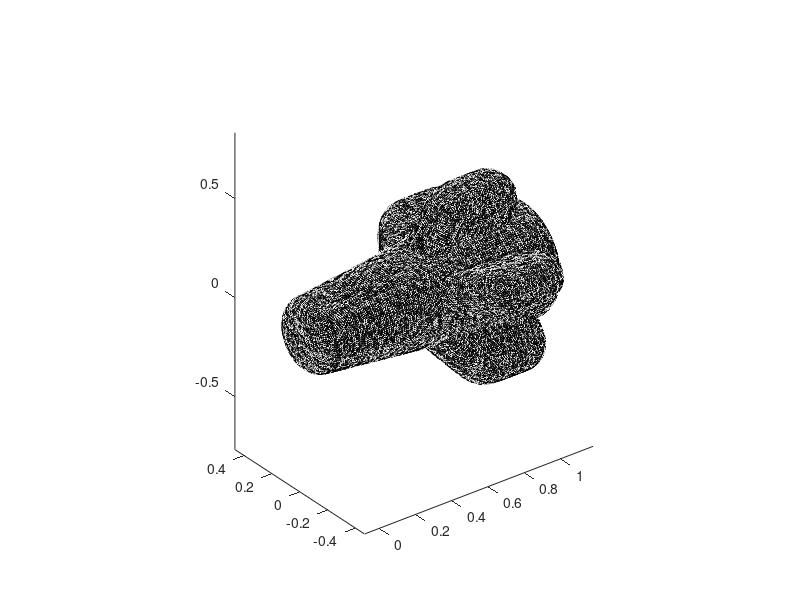

The MATLAB script that drew this image: (Note: this script raises an error after producing the figure.)
clc; clear; close all

e = [4011       15136];
x = [1.0400000000000000        1.4999999999999999E-002  0.23953079134006935];

tri = importdata('tri.dat');
xyz = importdata('xyz.dat');

figure('units','normalized','position',[.15 .15 .7 .7]);
hold on

trisurf(tri, xyz(:,1), xyz(:,2), xyz(:,3), ...
    'facecolor', 'w', 'specularstrength', 0, 'edgecolor', 'k');

plot3(xyz(e,1), xyz(e,2), xyz(e,3), 'r.-');
plot3(x(1), x(2), x(3), 'go');


axis image vis3d
view(3)
camproj('persp');
if 1
    [azl,ell] = deal( 120, 60 );
    [xl,yl,zl] = sph2cart( pi()*azl/180, pi()*ell/180, 10 );
    light( 'style', 'infinite', 'position', [xl,yl,zl] );
    light( 'style', 'infinite', 'position', [-xl,-yl,-0.5*zl], 'color', 0.7*[1,1,1] );
end


%%
tri = importdata('tri_ec.dat');
xyz = importdata('xyz_ec.dat');
v2h = importdata('mv2h_ec.dat');
twin = importdata('mtwin_ec.dat');

% j = min(e);
% l = find(sum(tri == j,2));
% 
% for i = 1:length(l)
%     
%     x = xyz(tri(l(i),:),:);
%     aabb = [min(x,[],1), max(x,[],1)];
%     aabb = aabb([1,4,2,5,3,6]);
%     rng = aabb(2:2:6) - aabb(1:2:5);
%     rng = max(rng, 0.1*max(rng));
%     aabb(1:2:5) = aabb(1:2:5) - rng;
%     aabb(2:2:6) = aabb(2:2:6) + rng;
% 
%     figure('units','normalized','position',[.15 .15 .7 .7]);
%     hold on
%     
%     trisurf(tri, xyz(:,1), xyz(:,2), xyz(:,3), ...
%         'facecolor', 'w', 'specularstrength', 0, 'edgecolor', 'k');
%     
%     patch(x(:,1), x(:,2), x(:,3), 'y');
%     plot3(xyz(j,1), xyz(j,2), xyz(j,3), 'k*');
%     
%     
%     % axis image vis3d
%     axis(aabb);
%     daspect([1,1,1]);
%     axis vis3d
%     view(70,40)
%     camproj('persp');
%     if 1
%         [azl,ell] = deal( 120, 60 );
%         [xl,yl,zl] = sph2cart( pi()*azl/180, pi()*ell/180, 10 );
%         light( 'style', 'infinite', 'position', [xl,yl,zl] );
%         light( 'style', 'infinite', 'position', [-xl,-yl,-0.5*zl], 'color', 0.7*[1,1,1] );
%     end
%     
% end
% 
% 
% return
%%

j = min(e);
% kf = find(sum(tri == j,2))';
% kv = tri(kf,:);
% kv = setdiff(unique(kv(:)'),j);
h = v2h(j,:);
kv = [];
kf = [];
while 1
    % face
    kf = [kf, h(2)];
    % destination
    dest = tri(h(2), 1+mod(h(1),3));
    kv = [kv, dest];
    % previous (ingoing)
    h(1) = 1 + mod(h(1)+3-2,3);
    % twin (outgoing)
    h = twin(h(2),2*h(1)-[1,0]);
    if all(h == v2h(j,:)) || any(h == 0)
        break
    end
end

l = [j,kv];
aabb = zeros(1,6);
aabb(1:2:5) = min(xyz(l,:),[],1);
aabb(2:2:6) = max(xyz(l,:),[],1);
rng = aabb(2:2:6) - aabb(1:2:5);
rng = max(rng, 0.1*max(rng));
aabb(1:2:5) = aabb(1:2:5) - rng;
aabb(2:2:6) = aabb(2:2:6) + rng;


nor = zeros(1,3);
for f = kf
    nor = cross(xyz(tri(f,2),:) - xyz(tri(f,1),:), xyz(tri(f,3),:) - xyz(tri(f,1),:));
end
nor = 0.4 * norm(rng) * nor / norm(nor);



figure('units','normalized','position',[.15 .15 .7 .7]);
hold on

trisurf(tri, xyz(:,1), xyz(:,2), xyz(:,3), ...
    'facecolor', 'w', 'specularstrength', 0, 'edgecolor', 'k');

plot3(xyz(j,1), xyz(j,2), xyz(j,3), 'r.');


for i = 1:length(kv)
    a = xyz(kv(i),:);
    b = xyz(kv(1+mod(i,length(kv))),:);
    v = b - a;
    quiver3(a(1), a(2), a(3), v(1), v(2), v(3), 0, 'r', 'maxheadsize', 1);
end

quiver3(xyz(j,1), xyz(j,2), xyz(j,3), nor(1), nor(2), nor(3), 0, 'b', 'maxheadsize', 1);

trisurf(tri(kf,:), xyz(:,1), xyz(:,2), xyz(:,3), ...
    'facecolor', 'y', 'specularstrength', 0, 'edgecolor', 'none');
for i = 1:length(kf)
    fi = kf(i);
    
    a = sum(xyz(tri(kf(i),:),:),1) / 3.0;
    b = sum(xyz(tri(kf(1+mod(i,length(kf))),:),:),1) / 3.0;
    v = b - a;
    quiver3(a(1), a(2), a(3), v(1), v(2), v(3), 0, 'g', 'maxheadsize', 1);
end


% axis image vis3d
axis(aabb);
daspect([1,1,1]);
axis vis3d
view(3)
camproj('persp');
if 1
    [azl,ell] = deal( 120, 60 );
    [xl,yl,zl] = sph2cart( pi()*azl/180, pi()*ell/180, 10 );
    light( 'style', 'infinite', 'position', [xl,yl,zl] );
    light( 'style', 'infinite', 'position', [-xl,-yl,-0.5*zl], 'color', 0.7*[1,1,1] );
end
